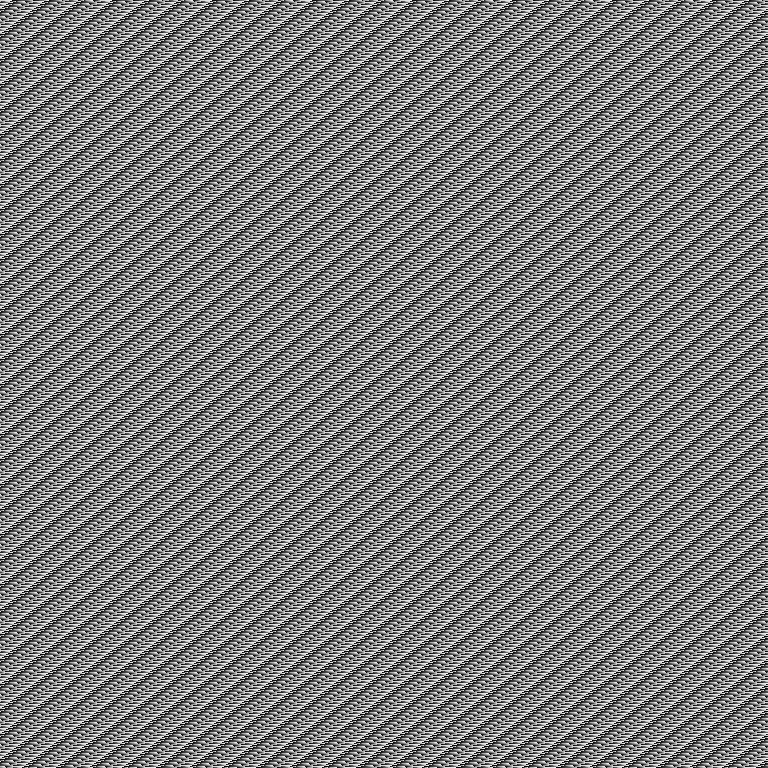
#> input picture Gathered CTF writeups/ptr-yudai-writeups/2019/TokyoWesterns_CTF_5th_2019/meow/black.png, 768 x 768 px
$ python gen.py
#> lines starting #> are read from the running program, lines starting #| are printed output that depends on the picture
from PIL import Image

img = Image.new("RGB", (768, 768), (255, 255, 255))
#> img: PIL image 768x768 RGB; every value is 255

for x in range(img.size[0]):
    for y in range(img.size[1]):
        img.putpixel((x, y), (x & 0xff, x >> 8, x & 0xff))
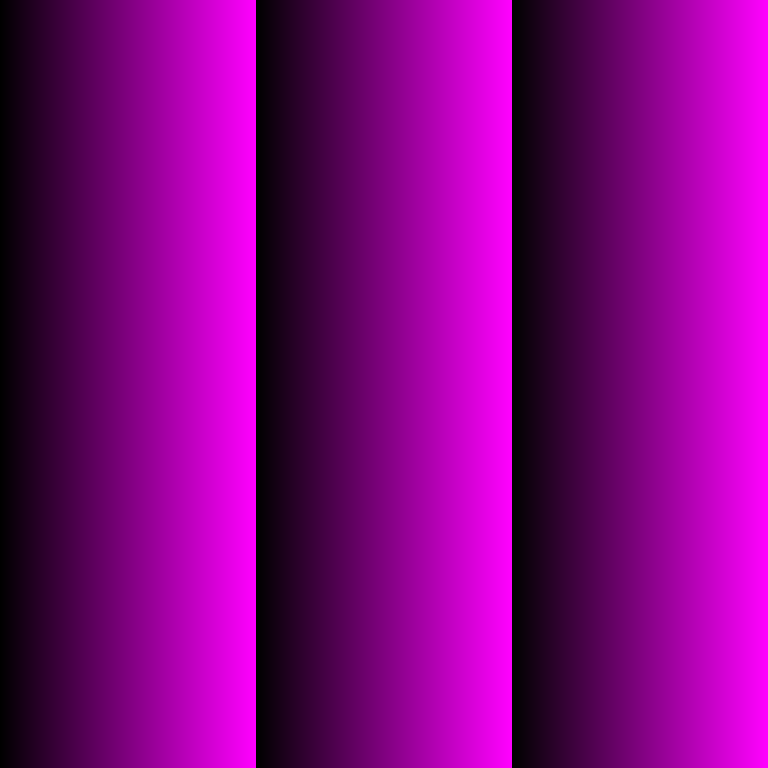
#> img: PIL image 768x768 RGB; mean R, G, B 127.5, 1, 127.5

img.save("shuffle_original.png")

import os
os.system("neko meow.n shuffle_original.png shuffle_enc.png")

# find key
img = Image.open("black.png")
#> img is the input picture: PIL image 768x768 RGBA; mean R, G, B, A 123.5, 123.5, 123.5, 255
key = [[] for y in range(img.size[1])]
for y in range(img.size[1]):
    for x in range(100):
        r, g, b, _ = img.getpixel((x, y))
        key[y].append(r)
img.close()

# decrypt
img = Image.open("shuffle_enc.png")
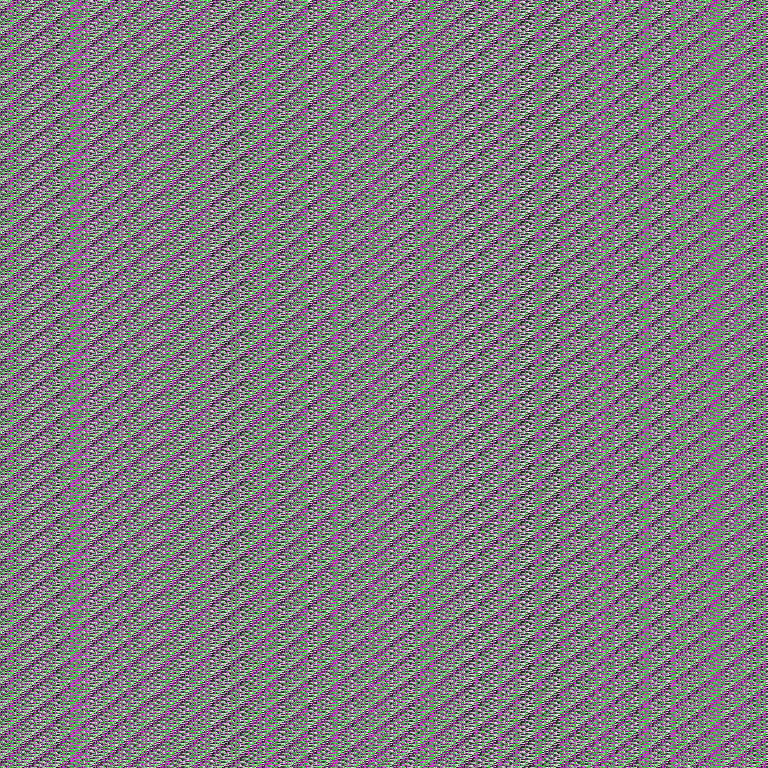
#> input picture Gathered CTF writeups/ptr-yudai-writeups/2019/TokyoWesterns_CTF_5th_2019/meow/shuffle_enc.png, 768 x 768 px
#> img is the input picture: PIL image 768x768 RGBA; mean R, G, B, A 127.7, 123.5, 127.7, 255
for y in range(img.size[1]):
    for x in range(img.size[0]):
        r, g, b, _ = img.getpixel((x, y))
        k = key[y][x % len(key[y])]
        r, g, b = r ^ k, g ^ k, b ^ k
        img.putpixel((x, y), (r, g, b))
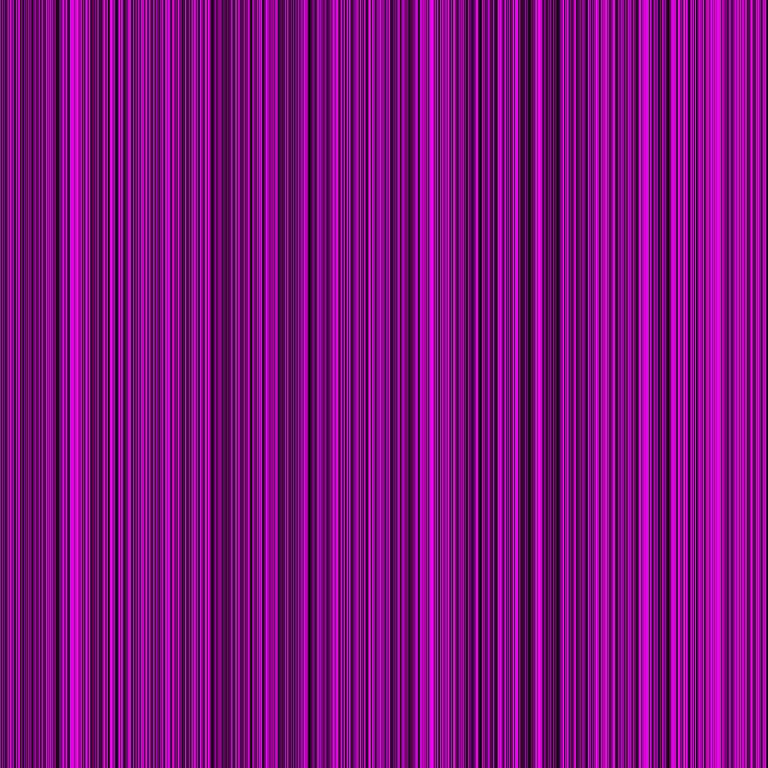
#> img: PIL image 768x768 RGBA; mean R, G, B, A 127.5, 1, 127.5, 255

img.save("shuffle_scrambled.png")
